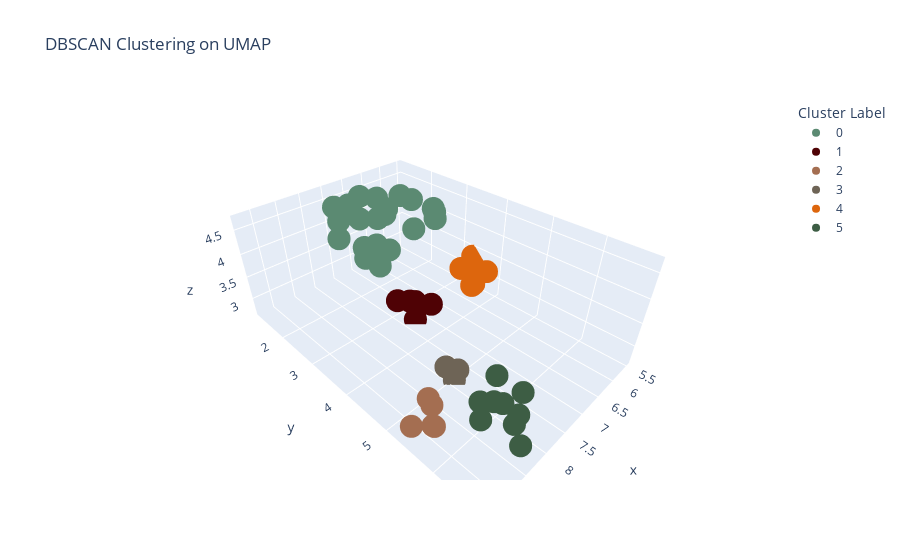

The cell this chart's notebook holds for it:
### Code cell
BA_US_knn_text = pd.read_csv('data/knnData/BA_US_knn_text.csv')
umap_clustering(BA_US_knn_text)

### Figure 1 — Plotly figure (JSON) as saved in the notebook; plotly's stock layout.template omitted (floating-point values rounded to 4 significant figures)
{"data": [{"customdata": [["Alabama", "0"], ["Arizona", "0"], ["Arkansas", "0"], ["Georgia", "0"], ["Hawaii", "0"], ["Idaho", "0"], ["Iowa", "0"], ["Kansas", "0"], ["Louisiana", "0"], ["Maine", "0"], ["Michigan", "0"], ["Mississippi", "0"], ["Montana", "0"], ["Nebraska", "0"], ["Nevada", "0"], ["New Mexico", "0"], ["North Dakota", "0"], ["Oklahoma", "0"], ["South Dakota", "0"], ["Utah", "0"], ["Wisconsin", "0"], ["Wyoming", "0"]], "hovertemplate": "Cluster Label=%{customdata[1]}<br>x=%{x}<br>y=%{y}<br>z=%{z}<br>user_state=%{customdata[0]}<extra></extra>", "legendgroup": "0", "marker": {"color": "#5b8a72", "symbol": "circle"}, "mode": "markers", "name": "0", "scene": "scene", "showlegend": true, "type": "scatter3d", "x": [6.641, 7.147, 7.111, 6.531, 6.85, 6.599, 6.651, 6.717, 7.539, 7.434, 6.033, 7.011, 6.975, 6.209, 7.745, 7.629, 7.036, 6.367, 7.172, 7.436, 6.34, 7.269], "y": [1.946, 2.188, 2.237, 3.216, 1.278, 2.329, 2.754, 1.741, 2.32, 2.627, 2.673, 1.572, 2.37, 2.224, 1.797, 1.682, 1.18, 1.538, 1.796, 1.257, 3.012, 1.949], "z": [4.324, 3.789, 4.374, 4.513, 3.935, 4.716, 4.176, 4.516, 3.911, 3.615, 4.371, 3.426, 3.678, 4.476, 4.01, 4.302, 4.288, 3.963, 4.709, 4.396, 4.511, 3.428]}, {"customdata": [["Alaska", "1"], ["Delaware", "1"], ["New Hampshire", "1"], ["Texas", "1"], ["West Virginia", "1"]], "hovertemplate": "Cluster Label=%{customdata[1]}<br>x=%{x}<br>y=%{y}<br>z=%{z}<br>user_state=%{customdata[0]}<extra></extra>", "legendgroup": "1", "marker": {"color": "#4f0205", "symbol": "circle"}, "mode": "markers", "name": "1", "scene": "scene", "showlegend": true, "type": "scatter3d", "x": [7.162, 7.287, 7.333, 7.348, 7.02], "y": [3.144, 3.431, 2.968, 3.501, 3.605], "z": [2.907, 2.671, 2.912, 3.181, 2.996]}, {"customdata": [["California", "2"], ["Massachusetts", "2"], ["Ohio", "2"], ["Pennsylvania", "2"], ["Washington", "2"]], "hovertemplate": "Cluster Label=%{customdata[1]}<br>x=%{x}<br>y=%{y}<br>z=%{z}<br>user_state=%{customdata[0]}<extra></extra>", "legendgroup": "2", "marker": {"color": "#a46e51", "symbol": "circle"}, "mode": "markers", "name": "2", "scene": "scene", "showlegend": true, "type": "scatter3d", "x": [9.248, 8.958, 9.122, 8.786, 8.629], "y": [5.432, 5.606, 5.74, 5.383, 5.147], "z": [2.983, 2.877, 3.162, 3.01, 2.84]}, {"customdata": [["Colorado", "3"], ["New Jersey", "3"], ["Vermont", "3"]], "hovertemplate": "Cluster Label=%{customdata[1]}<br>x=%{x}<br>y=%{y}<br>z=%{z}<br>user_state=%{customdata[0]}<extra></extra>", "legendgroup": "3", "marker": {"color": "#6e6456", "symbol": "circle"}, "mode": "markers", "name": "3", "scene": "scene", "showlegend": true, "type": "scatter3d", "x": [7.828, 7.925, 7.925], "y": [5.04, 4.858, 5.056], "z": [2.819, 2.827, 2.663]}, {"customdata": [["Connecticut", "4"], ["Minnesota", "4"], ["North Carolina", "4"], ["Oregon", "4"], ["Tennessee", "4"], ["Virginia", "4"]], "hovertemplate": "Cluster Label=%{customdata[1]}<br>x=%{x}<br>y=%{y}<br>z=%{z}<br>user_state=%{customdata[0]}<extra></extra>", "legendgroup": "4", "marker": {"color": "#dd660d", "symbol": "circle"}, "mode": "markers", "name": "4", "scene": "scene", "showlegend": true, "type": "scatter3d", "x": [5.727, 5.979, 5.941, 5.514, 5.707, 5.6], "y": [3.34, 3.423, 3.702, 3.335, 3.564, 3.793], "z": [3.12, 3.264, 2.958, 3.322, 2.817, 3.182]}, {"customdata": [["Florida", "5"], ["Illinois", "5"], ["Indiana", "5"], ["Kentucky", "5"], ["Maryland", "5"], ["Missouri", "5"], ["New York", "5"], ["Rhode Island", "5"], ["South Carolina", "5"]], "hovertemplate": "Cluster Label=%{customdata[1]}<br>x=%{x}<br>y=%{y}<br>z=%{z}<br>user_state=%{customdata[0]}<extra></extra>", "legendgroup": "5", "marker": {"color": "#3d5d44", "symbol": "circle"}, "mode": "markers", "name": "5", "scene": "scene", "showlegend": true, "type": "scatter3d", "x": [8.238, 8.062, 8.451, 8.481, 8.473, 8.315, 8.165, 7.948, 8.473], "y": [6.478, 6.137, 6.047, 6.255, 6.022, 6.563, 6.046, 6.37, 6.754], "z": [3.056, 3.071, 2.965, 3.548, 3.347, 3.399, 3.66, 3.401, 3.071]}], "layout": {"legend": {"title": {"text": "Cluster Label"}, "tracegroupgap": 0}, "scene": {"domain": {"x": [0, 1], "y": [0, 1]}, "xaxis": {"title": {"text": "x"}}, "yaxis": {"title": {"text": "y"}}, "zaxis": {"title": {"text": "z"}}}, "title": {"text": "DBSCAN Clustering on UMAP"}}}
